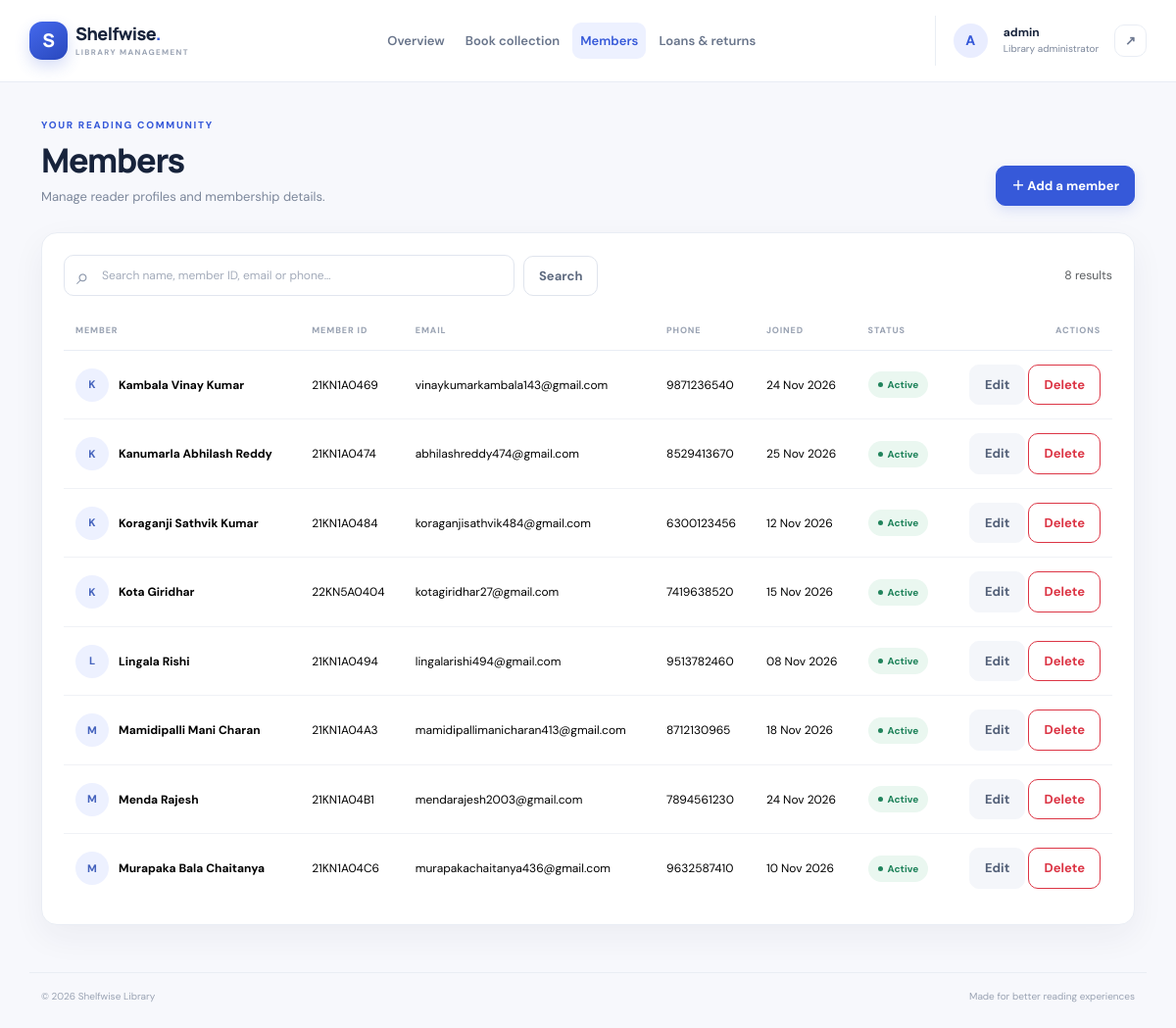
Screenshot of /members/ (signed in) with the database file from the repository.
### library/models.py (models this page shows, shortened)
class Member(models.Model):
    full_name = models.CharField(max_length=150)
    member_id = models.CharField(max_length=30, unique=True)
    email = models.EmailField(unique=True)
    phone = models.CharField(max_length=20, blank=True)
    address = models.TextField(blank=True)
    joined_on = models.DateField(default=timezone.localdate)
    is_active = models.BooleanField(default=True)
    class Meta:
        ordering = ["full_name"]

### library/views.py (the view)
# urls.py: path("members/", views.member_list, name="member_list"),
@login_required
def member_list(request):
    q = request.GET.get("q", "").strip()
    members = Member.objects.all()
    if q:
        members = members.filter(Q(full_name__icontains=q) | Q(member_id__icontains=q) | Q(email__icontains=q) | Q(phone__icontains=q))
    paginator = Paginator(members, 10)
    page_obj = paginator.get_page(request.GET.get("page"))
    return render(request, "library/member_list.html", {"members": page_obj, "page_obj": page_obj, "q": q, "result_count": paginator.count})

### templates/library/member_list.html (shortened to what this page needs)
{% extends "base.html" %}{% block title %}Members · Shelfwise{% endblock %}
{% block content %}
<div class="page-heading"><div><p class="eyebrow">YOUR READING COMMUNITY</p><h1>Members</h1><p>Manage reader profiles and membership details.</p></div><a class="btn btn-primary" href="{% url 'member_create' %}">＋ Add a member</a></div>
<section class="panel"><form class="toolbar" method="get"><div class="search-wrap"><input class="form-control search-input" name="q" value="{{ q }}" placeholder="Search name, member ID, email or phone…" aria-label="Search members"></div><button class="btn btn-outline-secondary">Search</button>{% if q %}<a href="{% url 'member_list' %}" class="btn btn-light">Clear</a>{% endif %}<span class="ms-auto small text-muted align-self-center">{{ result_count }} result{{ result_count|pluralize }}</span></form>
<div class="table-responsive"><table class="table align-middle"><thead><tr><th>Member</th><th>Member ID</th><th>Email</th><th>Phone</th><th>Joined</th><th>Status</th><th class="text-end">Actions</th></tr></thead><tbody>
{% for member in members %}<tr><td><div class="member-mini"><span class="member-avatar">{{ member.full_name|first|upper }}</span><strong>{{ member.full_name }}</strong></div></td><td>{{ member.member_id }}</td><td>{{ member.email }}</td><td>{{ member.phone|default:"—" }}</td><td>{{ member.joined_on|date:"d M Y" }}</td><td>{% if member.is_active %}<span class="status-pill returned">Active</span>{% else %}<span class="status-pill overdue">Inactive</span>{% endif %}</td><td class="text-end text-nowrap"><a class="btn btn-sm btn-light" href="{% url 'member_update' member.pk %}">Edit</a> <a class="btn btn-sm btn-outline-danger" href="{% url 'member_delete' member.pk %}">Delete</a></td></tr>
{% empty %}<tr><td colspan="7"><div class="empty-state"><div class="empty-state-icon">♙</div><strong>No members found</strong><div>{% if q %}Try another search term.{% else %}Register your first library reader.{% endif %}</div></div></td></tr>{% endfor %}
</tbody></table></div>
</section>{% endblock %}

### templates/base.html (shortened to what this page needs)
{% load static %}
<!doctype html>
<html lang="en">
<head>
  <link href="https://cdn.jsdelivr.net/npm/bootstrap@5.3.3/dist/css/bootstrap.min.css" rel="stylesheet">
  <link rel="stylesheet" href="{% static 'css/style.css' %}">
</head>
<body>
{% if user.is_authenticated %}
<header class="topbar sticky-top">
  <nav class="navbar navbar-expand-lg container-xl py-3">
    <a class="navbar-brand d-flex align-items-center gap-2" href="{% url 'dashboard' %}">
      <span class="brand-mark"><span> S </span></span><span class="brand-name">Shelfwise<span class="brand-dot">.</span><small>LIBRARY MANAGEMENT</small></span>
    </a>
    <div class="collapse navbar-collapse" id="mainNav">
      <ul class="navbar-nav mx-lg-auto my-3 my-lg-0 nav-pills-custom">
        <li class="nav-item"><a class="nav-link {% if request.resolver_match.url_name == 'dashboard' %}active{% endif %}" href="{% url 'dashboard' %}">Overview</a></li>
        <li class="nav-item"><a class="nav-link {% if 'book' in request.resolver_match.url_name %}active{% endif %}" href="{% url 'book_list' %}">Book collection</a></li>
        <li class="nav-item"><a class="nav-link {% if 'member' in request.resolver_match.url_name %}active{% endif %}" href="{% url 'member_list' %}">Members</a></li>
        <li class="nav-item"><a class="nav-link {% if 'loan' in request.resolver_match.url_name %}active{% endif %}" href="{% url 'loan_list' %}">Loans & returns</a></li>
      </ul>
      <div class="account-area d-flex align-items-center gap-3 py-2">
        <div class="account-avatar">{{ user.username|first|upper }}</div>
        <div class="account-copy"><strong>{{ user.username }}</strong><span>Library administrator</span></div>
        <form method="post" action="{% url 'logout' %}">{% csrf_token %}<button class="btn btn-quiet btn-sm" title="Sign out" aria-label="Sign out">↗</button></form>
      </div>
    </div>
  </nav>
</header>
{% endif %}
<main class="{% if user.is_authenticated %}container-xl app-main{% else %}login-shell{% endif %}">
  {% block content %}{% endblock %}
</main>
{% if user.is_authenticated %}<footer class="app-footer container-xl"><span>© {% now "Y" %} Shelfwise Library</span><span>Made for better reading experiences</span></footer>{% endif %}
</body>
</html>

### rows the page displays
Member: full_name|first "K", full_name "Kambala Vinay Kumar", member_id "21KN1A0469", email "vinaykumarkambala143@gmail.com", phone "9871236540", joined_on "24 Nov 2026", is_active "Active"
Member: full_name|first "K", full_name "Kanumarla Abhilash Reddy", member_id "21KN1A0474", email "abhilashreddy474@gmail.com", phone "8529413670", joined_on "25 Nov 2026", is_active "Active"
Member: full_name|first "K", full_name "Koraganji Sathvik Kumar", member_id "21KN1A0484", email "koraganjisathvik484@gmail.com", phone "6300123456", joined_on "12 Nov 2026", is_active "Active"
Member: full_name|first "K", full_name "Kota Giridhar", member_id "22KN5A0404", email "kotagiridhar27@gmail.com", phone "7419638520", joined_on "15 Nov 2026", is_active "Active"
Member: full_name|first "L", full_name "Lingala Rishi", member_id "21KN1A0494", email "lingalarishi494@gmail.com", phone "9513782460", joined_on "08 Nov 2026", is_active "Active"
Member: full_name|first "M", full_name "Mamidipalli Mani Charan", member_id "21KN1A04A3", email "mamidipallimanicharan413@gmail.com", phone "8712130965", joined_on "18 Nov 2026", is_active "Active"
Member: full_name|first "M", full_name "Menda Rajesh", member_id "21KN1A04B1", email "mendarajesh2003@gmail.com", phone "7894561230", joined_on "24 Nov 2026", is_active "Active"
Member: full_name|first "M", full_name "Murapaka Bala Chaitanya", member_id "21KN1A04C6", email "murapakachaitanya436@gmail.com", phone "9632587410", joined_on "10 Nov 2026", is_active "Active"

### other values shown
{{ user.username|first|upper }} "A"
{{ user.username }} "admin"
{{ result_count }} "8"
